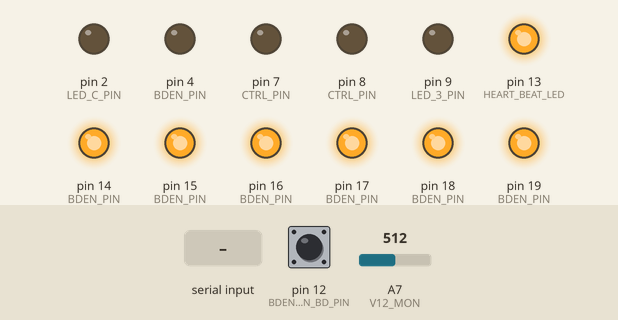
Simulated run of this sketch. Board: Arduino Nano, built with avr-gcc and run on an emulated ATmega328P. Parts: output pins drawn as LEDs (lit = HIGH). Inputs (shaded band) come from the test bench; at power-on: pin 12 (BDEN_MAIN_BD_PIN) HIGH, A7 (V12_MON) = 512. What the sketch prints to the serial monitor is not drawn.

Above: at 0.45 s.
Timing chart, 0 to 0.3 s (numbered marks = the images above; inputs shaded):
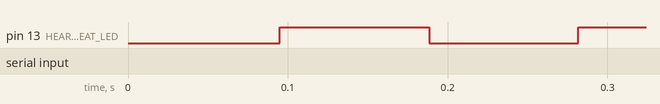

The sketch:

tester.ino
```cpp
#include "BdEnable.h"
#include "Comm.h"
#include "CtrlPins.h"
#include "LED.h"

#define VERSION "0.1,"
#define HEART_BEAT_LED  13
#define HEART_BEAT_RATE 2000

void setup() {
  pinMode(HEART_BEAT_LED, OUTPUT);
  bden_Init();
  com_Init();
  ctrl_Init();
  led_Init();

  com_parse('0');   // no slot selected
  com_parse('U');   // all LEDS off
  com_parse('*');   // all ctrl inactive
  com_parse('?');   // show query message
  com_parse('-');   // show 12V_MON message
  com_prompt();     // show prompt
}

void heartbeat(void) {
  static uint16_t ticks;

  digitalWrite(HEART_BEAT_LED, (ticks < (HEART_BEAT_RATE/2)) ? LOW : HIGH);
  ticks = (ticks < HEART_BEAT_RATE) ? ticks+1 : 0;
}

void loop() {
  heartbeat();
  led_Scan();
  ctrl_Tick();
  com_tick();
  delayMicroseconds(50);
}
```

BdEnable.h
```cpp
typedef enum {
  BDEN_SLOT_0 = 0,
  BDEN_SLOT_1,
  BDEN_SLOT_2,
  BDEN_SLOT_3,
  BDEN_SLOT_4,
  BDEN_SLOT_5,
  NUMBER_OF_SLOTS,
  BDEN_SLOT_NONE = 255,
} bden_t;

void bden_Init(void);
void bden_Select(bden_t slot);
bool bden_IsMainBdReady(void);
bden_t bden_GetSelected(void);
```

BdEnable.ino
```cpp
#define BDEN_MAIN_BD_PIN  12

static bden_t bden_selected;

const uint8_t BDEN_PIN[] = {
  [BDEN_SLOT_0] = 19,
  [BDEN_SLOT_1] = 18,
  [BDEN_SLOT_2] = 17,
  [BDEN_SLOT_3] = 16,
  [BDEN_SLOT_4] = 15,
  [BDEN_SLOT_5] = 14,
};

void bden_Init(void) {
  pinMode(BDEN_PIN[BDEN_SLOT_0], OUTPUT);
  pinMode(BDEN_PIN[BDEN_SLOT_1], OUTPUT);
  pinMode(BDEN_PIN[BDEN_SLOT_2], OUTPUT);
  pinMode(BDEN_PIN[BDEN_SLOT_3], OUTPUT);
  pinMode(BDEN_PIN[BDEN_SLOT_4], OUTPUT);
  pinMode(BDEN_PIN[BDEN_SLOT_5], OUTPUT);
  pinMode(BDEN_MAIN_BD_PIN, INPUT_PULLUP);
  bden_selected = BDEN_SLOT_NONE;
}

void bden_Select(bden_t slot) {
  digitalWrite(BDEN_PIN[BDEN_SLOT_0], HIGH);
  digitalWrite(BDEN_PIN[BDEN_SLOT_1], HIGH);
  digitalWrite(BDEN_PIN[BDEN_SLOT_2], HIGH);
  digitalWrite(BDEN_PIN[BDEN_SLOT_3], HIGH);
  digitalWrite(BDEN_PIN[BDEN_SLOT_4], HIGH);
  digitalWrite(BDEN_PIN[BDEN_SLOT_5], HIGH);

  bden_selected = BDEN_SLOT_NONE;
  if (slot < NUMBER_OF_SLOTS) {
    digitalWrite(BDEN_PIN[slot], LOW);
    bden_selected = slot;
  }
}

bool bden_IsMainBdReady(void) {
  return digitalRead(BDEN_MAIN_BD_PIN) == LOW;
}

bden_t bden_GetSelected(void) {
  return bden_selected;
}
```

Comm.h
```cpp
void com_Init(void);
void com_prompt(void);
void com_parse(void);
void com_tick(void);
```

Comm.ino
```cpp
//
//  ?: query (name, version, slots)
//
//  Signal  Reset Irq0  Irq1  (all)
//  High:   I     O     P     *
//  Low:    i     o     p     &
//  Pulse:  !     @     #
//
//  Slot:   1 2 3 4 5 6 NONE (all)
//  Select: 1 2 3 4 5 6 0
//  Off:    Q W E R T Y U
//  Yellow: q w e r t y u
//  Green:  a s d f g h j
//  Red:    z x c v b n m
//

// ADC Conversions: (15V fill scale)
// Vadc = (V12 * 830.42) / (830.42 + 10500) = V12 * 0.073291
// Cnts = Vadc * (1024/1.1) = Vadc * 930.9091
// Cnts = V12 * 0.073291 * 930.9091 = V12 * 68.2274
// V12 = Cnts / 68.2274

#define V12_CONV  68.2274
#define V12_MON   A7


void com_Init(void) {
    Serial.begin(9600);
    analogReference(INTERNAL);
    analogRead(V12_MON); // throw away the fisrt sample from the ADC
}

void com_parse(char c) {

  switch(c) {
    case '?':
      Serial.print("\ntester,");
      Serial.print(VERSION);
      Serial.print(NUMBER_OF_SLOTS);
      Serial.print('\n');
      break;

    case '-':
      Serial.print("12V_MON,");
      Serial.print((analogRead(V12_MON)+analogRead(V12_MON)) / (2 * V12_CONV)); // average two samples to lower LSB noise
      Serial.print('\n');
      break;

    case 'I':
      ctrl_Inactive(CTRL_RESET);
      break;
    case 'O':
      ctrl_Inactive(CTRL_IRQ0);
      break;
    case 'P':
      ctrl_Inactive(CTRL_IRQ1);
      break;
    case '*':
      ctrl_Inactive(CTRL_RESET);
      ctrl_Inactive(CTRL_IRQ0);
      ctrl_Inactive(CTRL_IRQ1);
      break;

    case 'i':
      ctrl_Active(CTRL_RESET);
      break;
    case 'o':
      ctrl_Active(CTRL_IRQ0);
      break;
    case 'p':
      ctrl_Active(CTRL_IRQ1);
      break;
    case '&':
      ctrl_Active(CTRL_RESET);
      ctrl_Active(CTRL_IRQ0);
      ctrl_Active(CTRL_IRQ1);
      break;

    case '!':
      ctrl_Pulse(CTRL_RESET, PULSE_DURATION);
      break;
    case '@':
      ctrl_Pulse(CTRL_IRQ0, PULSE_DURATION);
      break;
    case '#':
      ctrl_Pulse(CTRL_IRQ1, PULSE_DURATION);
      break;

    case '1':
      bden_Select(BDEN_SLOT_0);
      break;
    case '2':
      bden_Select(BDEN_SLOT_1);
      break;
    case '3':
      bden_Select(BDEN_SLOT_2);
      break;
    case '4':
      bden_Select(BDEN_SLOT_3);
      break;
    case '5':
      bden_Select(BDEN_SLOT_4);
      break;
    case '6':
      bden_Select(BDEN_SLOT_5);
      break;
    case '0':
      bden_Select(BDEN_SLOT_NONE);
      break;

    case 'Q':
      led_Set(LED_0, LED_OFF);
      break;
    case 'W':
      led_Set(LED_1, LED_OFF);
      break;
    case 'E':
      led_Set(LED_2, LED_OFF);
      break;
    case 'R':
      led_Set(LED_3, LED_OFF);
      break;
    case 'T':
      led_Set(LED_4, LED_OFF);
      break;
    case 'Y':
      led_Set(LED_5, LED_OFF);
      break;
    case 'U':
      led_Set(LED_0, LED_OFF);
      led_Set(LED_1, LED_OFF);
      led_Set(LED_2, LED_OFF);
      led_Set(LED_3, LED_OFF);
      led_Set(LED_4, LED_OFF);
      led_Set(LED_5, LED_OFF);
      break;

    case 'a':
      led_Set(LED_0, LED_GREEN);
      break;
    case 's':
      led_Set(LED_1, LED_GREEN);
      break;
    case 'd':
      led_Set(LED_2, LED_GREEN);
      break;
    case 'f':
      led_Set(LED_3, LED_GREEN);
      break;
    case 'g':
      led_Set(LED_4, LED_GREEN);
      break;
    case 'h':
      led_Set(LED_5, LED_GREEN);
      break;
    case 'j':
      led_Set(LED_0, LED_GREEN);
      led_Set(LED_1, LED_GREEN);
      led_Set(LED_2, LED_GREEN);
      led_Set(LED_3, LED_GREEN);
      led_Set(LED_4, LED_GREEN);
      led_Set(LED_5, LED_GREEN);
      break;

    case 'z':
      led_Set(LED_0, LED_RED);
      break;
    case 'x':
      led_Set(LED_1, LED_RED);
      break;
    case 'c':
      led_Set(LED_2, LED_RED);
      break;
    case 'v':
      led_Set(LED_3, LED_RED);
      break;
    case 'b':
      led_Set(LED_4, LED_RED);
      break;
    case 'n':
      led_Set(LED_5, LED_RED);
      break;
    case 'm':
      led_Set(LED_0, LED_RED);
      led_Set(LED_1, LED_RED);
      led_Set(LED_2, LED_RED);
      led_Set(LED_3, LED_RED);
      led_Set(LED_4, LED_RED);
      led_Set(LED_5, LED_RED);
      break;

    case 'q':
      led_Set(LED_0, LED_YELLOW);
      break;
    case 'w':
      led_Set(LED_1, LED_YELLOW);
      break;
    case 'e':
      led_Set(LED_2, LED_YELLOW);
      break;
    case 'r':
      led_Set(LED_3, LED_YELLOW);
      break;
    case 't':
      led_Set(LED_4, LED_YELLOW);
      break;
    case 'y':
      led_Set(LED_5, LED_YELLOW);
      break;
    case 'u':
      led_Set(LED_0, LED_YELLOW);
      led_Set(LED_1, LED_YELLOW);
      led_Set(LED_2, LED_YELLOW);
      led_Set(LED_3, LED_YELLOW);
      led_Set(LED_4, LED_YELLOW);
      led_Set(LED_5, LED_YELLOW);
      break;
  }
}

void com_prompt(void) {
  Serial.print(bden_IsMainBdReady() ? "M" : "~");

  bden_t s= bden_GetSelected();
  if (s < NUMBER_OF_SLOTS) {
    Serial.print(s+1);
  } else {
    Serial.print('0');
  }
  Serial.print('>');
}

void com_tick(void) {
  if (Serial.available()) {
    com_parse(Serial.read());
    com_prompt();
  }
}
```

LED.h
```cpp
typedef enum {
  LED_0,
  LED_1,
  LED_2,
  LED_3,
  LED_4,
  LED_5,
  NUMBER_OF_LEDS
} led_t;

typedef enum {
  LED_OFF,
  LED_RED,
  LED_GREEN,
  LED_YELLOW,
  NUMBER_OF_COLORS
} led_color_t;


void led_Init(void);
void led_Set(uint8_t led, uint8_t color);
void led_Scan(void);
```

LED.ino
```cpp
const uint8_t LED_C_PIN = 2;
const uint8_t LED_0_PIN = 3;
const uint8_t LED_1_PIN = 5;
const uint8_t LED_2_PIN = 6;
const uint8_t LED_3_PIN = 9;
const uint8_t LED_4_PIN = 10;
const uint8_t LED_5_PIN = 11;

const uint8_t LED_C[NUMBER_OF_COLORS] = {
  [LED_OFF] = LOW,
  [LED_RED] = HIGH,
  [LED_GREEN] = LOW
};

const uint8_t LED_N[NUMBER_OF_COLORS] = {
  [LED_OFF] = LOW,
  [LED_RED] = LOW,
  [LED_GREEN] = HIGH
};

const uint8_t LED_N_PIN[] = {
  [LED_0] = LED_0_PIN,
  [LED_1] = LED_1_PIN,
  [LED_2] = LED_2_PIN,
  [LED_3] = LED_3_PIN,
  [LED_4] = LED_4_PIN,
  [LED_5] = LED_5_PIN
};

static uint8_t led_phase = 0;

void led_Init(void);
void led_Set(uint8_t led, uint8_t color);
void led_Scan(void);

uint8_t led_color[NUMBER_OF_LEDS];
uint8_t led_state;

void led_Init(void) {
  pinMode(LED_BUILTIN, OUTPUT);
  pinMode(LED_C_PIN, INPUT);
  pinMode(LED_0_PIN, INPUT);
  pinMode(LED_1_PIN, INPUT);
  pinMode(LED_2_PIN, INPUT);
  pinMode(LED_3_PIN, INPUT);
  pinMode(LED_4_PIN, INPUT);
  pinMode(LED_5_PIN, INPUT);

  // All leds off
  led_Set(LED_0, LED_OFF);
  led_Set(LED_1, LED_OFF);
  led_Set(LED_2, LED_OFF);
  led_Set(LED_3, LED_OFF);
  led_Set(LED_4, LED_OFF);
  led_Set(LED_5, LED_OFF);
  led_state= 0;
}

void led_Set(uint8_t led, uint8_t color) {
  led_color[led] = color;
}

void led_Scan(void) {
  // turn off the current LED
  pinMode(LED_N_PIN[led_state], INPUT);
  pinMode(LED_C_PIN, INPUT);

  // Advance to the next LED
  led_state++;
  if (led_state >= NUMBER_OF_LEDS) {
    led_state = 0;
    led_phase = (led_phase < 8) ? led_phase+1 : 0;
  }

  // Determine the state of the command and LED signals
  uint8_t c, n;
  if (led_color[led_state] == LED_YELLOW) {
      // Yellow alternates between red and green
      c= (led_phase < 1) ? LED_RED : LED_GREEN;
      n= c; //led_phase ? LED_RED : LED_GREEN;
  }
  else {
    // Show red, green and off colors
    c= led_color[led_state];
    n= led_color[led_state];
  }

  // Update the outputs
  digitalWrite(LED_C_PIN, LED_C[c]);
  digitalWrite(LED_N_PIN[led_state], LED_N[n]);
  pinMode(LED_N_PIN[led_state], OUTPUT);
  pinMode(LED_C_PIN, OUTPUT);
}
```

CtrlPins.h
```cpp
#define PULSE_DURATION 200

typedef enum {
  CTRL_RESET= 0,
  CTRL_IRQ0,
  CTRL_IRQ1
} ctrl_t;

void ctrl_Init(void);
void ctrl_Active(ctrl_t pin);
void ctrl_Inactive(ctrl_t pin);
void ctrl_Pulse(ctrl_t pin, uint16_t duration);
void ctrl_Tick(void);
```

CtrlPins.ino
```cpp
const uint8_t CTRL_PIN[] = {
  [CTRL_RESET] = 4,
  [CTRL_IRQ0] = 7,
  [CTRL_IRQ1] = 8,
};

uint16_t ticker;
ctrl_t tickerPin;

void ctrl_Init(void) {
  pinMode(CTRL_PIN[CTRL_RESET], OUTPUT);
  ctrl_Inactive(CTRL_RESET);

  pinMode(CTRL_PIN[CTRL_IRQ0], OUTPUT);
  ctrl_Inactive(CTRL_IRQ0);

  pinMode(CTRL_PIN[CTRL_IRQ1], OUTPUT);
  ctrl_Inactive(CTRL_IRQ1);

  ticker = 0;
}

void ctrl_Active(ctrl_t pin) {
    digitalWrite(CTRL_PIN[pin], HIGH);
}

void ctrl_Inactive(ctrl_t pin) {
    digitalWrite(CTRL_PIN[pin], LOW);
}

void ctrl_Pulse(ctrl_t pin, uint16_t duration) {
  ticker = duration;
  tickerPin = pin;
  ctrl_Active(pin);
}

void ctrl_Tick(void) {
  if (ticker > 0) {
    ticker--;
    if (0 == ticker) {
      ctrl_Inactive(tickerPin);
    }
  }
}
```
